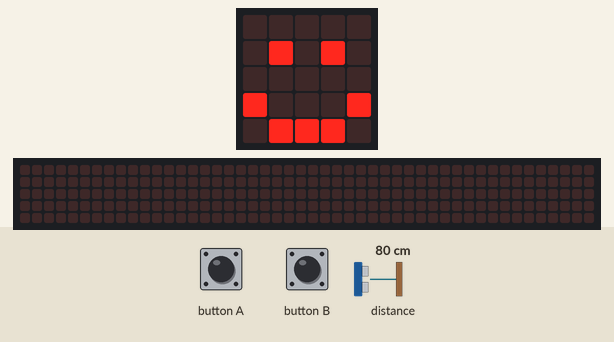
A program run on a simulated BBC micro:bit running MicroPython. Parts: the board's 5×5 LED display, a strip that is not on the board, showing the scrolling text unrolled. The test bench sets the inputs (shaded band); at power-on: distance to the obstacle 80 cm. The echo pulse lasts 58.3 µs per cm; the 48×5 strip is a reading aid, not a part: it shows the text the display is scrolling, unrolled, one strip-width of it at a time.

Above: at 1.2 s.
1.3 s: button A pressed for 0.15 s
At 1.41 s:
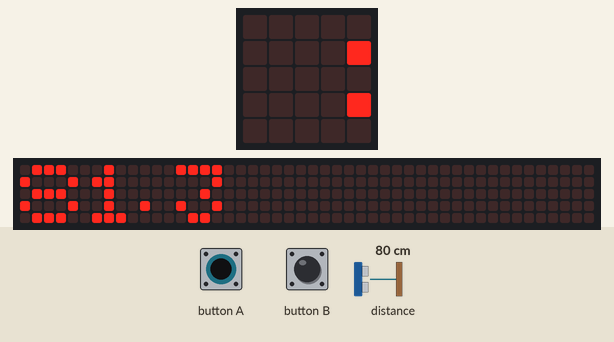
2.0 s: button A pressed for 1 s
3.6 s: distance to the obstacle set to 2 cm
6.6 s: distance to the obstacle set to 4 cm
At 7.91 s:
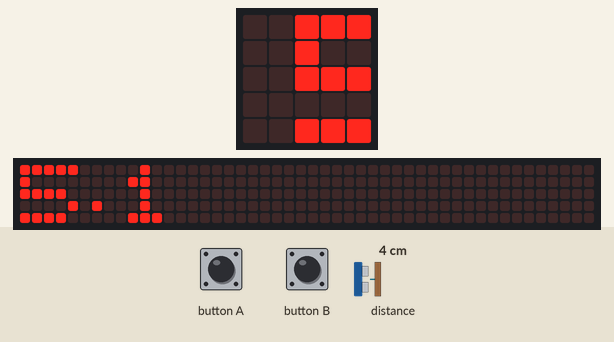
14.4 s: button A pressed for 3.2 s
At 17.4 s:
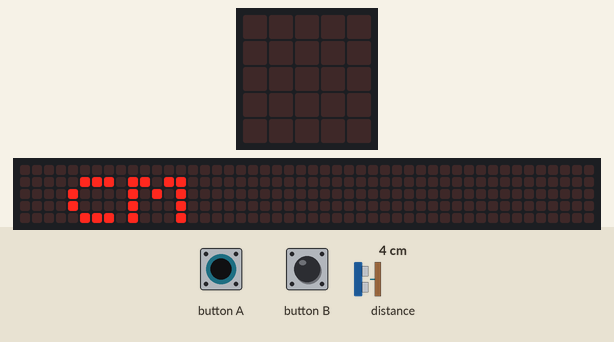

Measured:
- after the input at 1.3 s, the display: changes at once (image 1)
- after the input at 14.4 s, the display: first changes at once (image 3 shows a later state)
- what the display in image 3 shows lasts 0.6 s, from 17.0 s to 17.6 s

The program:

main.py
```python
"""
Created by: Noah
Created on: March 2026
This module is a Micro:bit MicroPython program that tracks distance using sonar
"""

from microbit import *


class HCSR04:
    # this class abstracts out the functionality of the HC-SR04 and
    #   returns distance in mm
    # Trig: pin 1
    # Echo: pin 2
    def __init__(self, tpin=pin1, epin=pin2, spin=pin13):
        self.trigger_pin = tpin
        self.echo_pin = epin
        self.sclk_pin = spin

    def distance_mm(self):
        spi.init(
            baudrate=125000,
            sclk=self.sclk_pin,
            mosi=self.trigger_pin,
            miso=self.echo_pin,
        )
        pre = 0
        post = 0
        k = -1
        length = 500
        resp = bytearray(length)
        resp[0] = 0xFF
        spi.write_readinto(resp, resp)
        # find first non zero value
        try:
            i, value = next((ind, v) for ind, v in enumerate(resp) if v)
        except StopIteration:
            i = -1
        if i > 0:
            pre = bin(value).count("1")
            # find first non full high value afterwards
            try:
                k, value = next(
                    (ind, v)
                    for ind, v in enumerate(resp[i : length - 2])
                    if resp[i + ind + 1] == 0
                )
                post = bin(value).count("1") if k else 0
                k = k + i
            except StopIteration:
                i = -1
        dist = -1 if i < 0 else round(((pre + (k - i) * 8.0 + post) * 8 * 0.344) / 2)
        return dist


# variables needed
distanceToObject = 0

# setting up
display.clear()
display.show(Image.HAPPY)

# finding distance with sonar
while True:
    if button_a.was_pressed():
        display.clear()
        distanceToObject = HCSR04().distance_mm() / 10
        display.scroll(str(distanceToObject))
        display.scroll(" cm")
display.clear()
display.show(Image.HAPPY)
```
